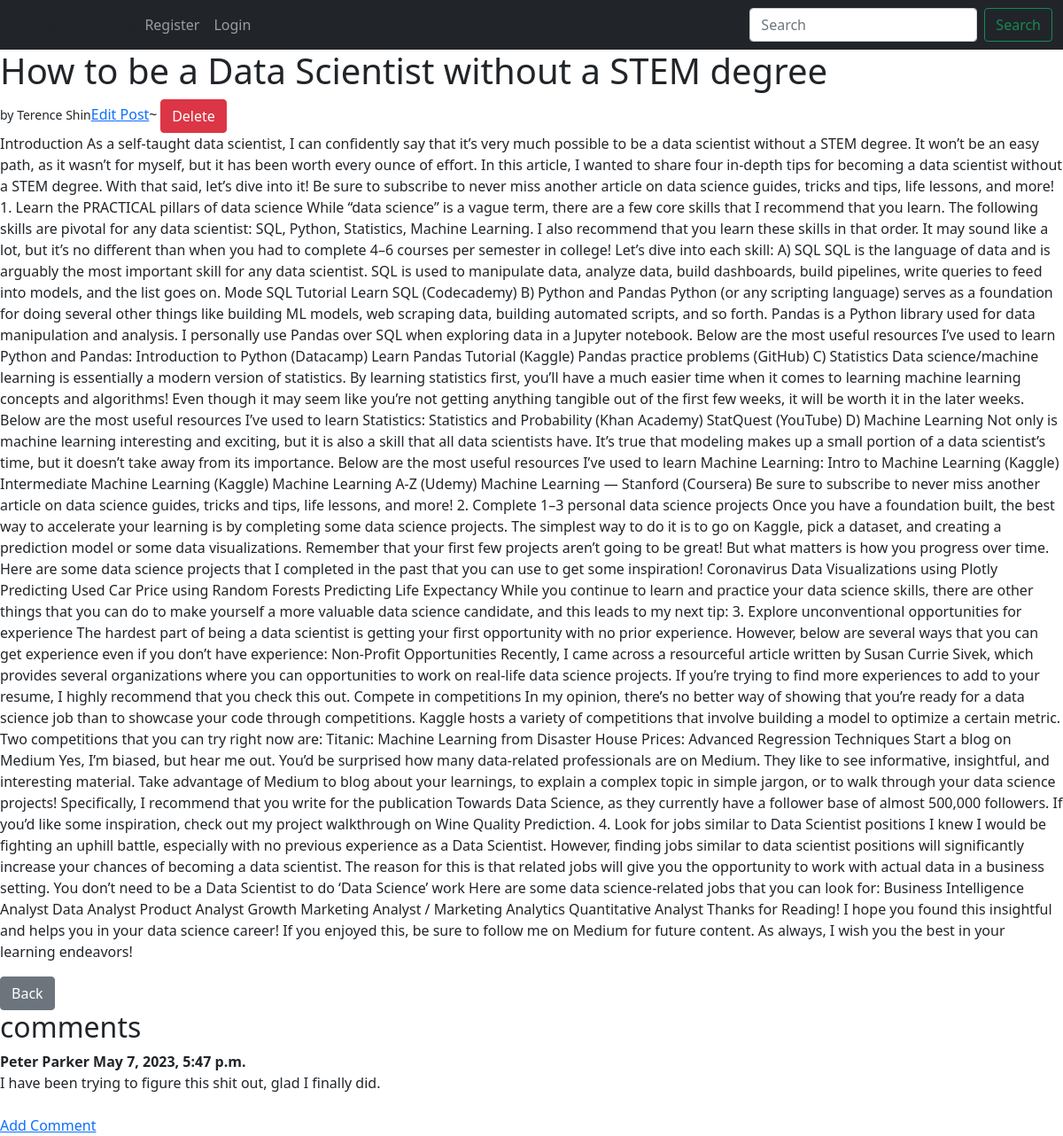
The app's page /post/1/ with its own data.
### posts/models.py (models this page shows, shortened)
class Post(models.Model):
    title = models.CharField(max_length=500)
    title_tag = models.CharField(max_length=500, default="")
    author = models.CharField(max_length=100)
    body = models.TextField(max_length=10000000)
    date_created = models.DateField(auto_now_add=True)

class Comment(models.Model):
    post = models.ForeignKey(Post, on_delete=models.CASCADE, related_name="comments")
    author = models.CharField(max_length=100)
    body = models.TextField()
    date_added = models.DateTimeField(auto_now_add=True)
    class Meta:
        ordering = ['-date_added']

### posts/views.py (the view)
# urls.py: path('post/<str:pk>/', views.post, name='post'),
def post(request, pk):
    posts = Post.objects.get(id=pk)
    return render(request, 'post.html', {'posts': posts})

### posts/templates/post.html (shortened to what this page needs)
{% extends 'base.html' %}
{% block content%}
  <h1>{{posts.title}}</h1>
  <small>by {{posts.author}}</small><a href="{% url 'update_post' posts.id %}">Edit Post</a>~<small>
    <a href="{% url 'delete_post' posts.id %}"><button type="submit" class="btn btn-danger">Delete</button></a>
  </small>
  <p>{{posts.body}}</p>
  <a href="{% url 'index' %}" class="btn btn-secondary">Back</a>
<h2>comments</h2>
{% if not posts.comments.all %}
  No comments yet....<a href="">Add One</a>
{% else %}
  {% for comment in posts.comments.all %}
    <strong>
      {{comment.author}}
      {{comment.date_added}}
    </strong>
    <br>
    {{comment.body}}<br>
    <br>
  {% endfor %}
{% endif %}
<a href="">Add Comment</a>
{% endblock %}

### records on screen
Post: title "How to be a Data Scientist without a STEM degree", author "Terence Shin", body "Introduction As a self-taught data scientist, I can confidently say that it’s very much possible to be a data scientist without a STEM degree. It won’t be an easy path, as it wasn’t for myself, but it has been worth every ounce of effort. In this article, I wanted to share four in-depth tips for becoming a data scientist without a STEM degree. With that said, let’s dive into it! Be sure to subscribe to never miss another article on data science guides, tricks and tips, life lessons, and more! 1. Learn the PRACTICAL pillars of data science While “data science” is a vague term, there are a few core skills that I recommend that you learn. The following skills are pivotal for any data…"
Comment: author "Peter Parker", date_added "May 7, 2023, 5:47 p.m.", body "I have been trying to figure this shit out, glad I finally did."
